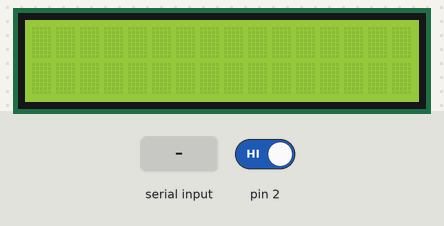
Bench run of a sketch on a simulated Arduino Mega 2560, built with avr-gcc and run on an emulated ATmega2560. On the bench: 16×2 character LCD. Inputs (shaded band) come from the test bench; at power-on: pin 2 HIGH. The modem accepts every AT command (registered, SIM ready, sends succeed) and sends nothing else; what the sketch prints to the serial monitor is not drawn.

Above: at 0.8 s.
0.9 s: pin 2 driven LOW
2.4 s: "n\n" received over the second serial link
At 25.7 s:
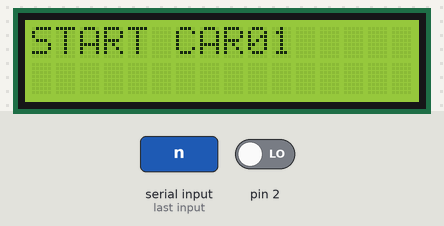
At 32.6 s:
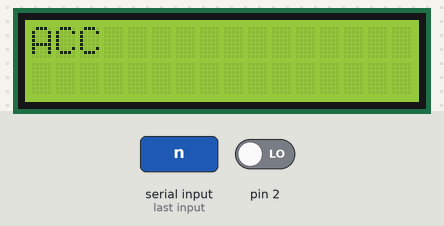
Timing chart, 0 to 33.5 s (numbered marks = the images above; inputs shaded):
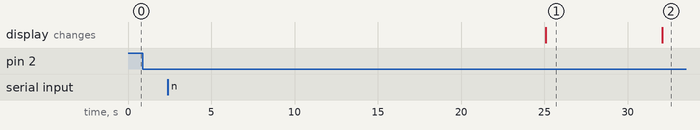

Measured:
- after the input at 0.9 s, every drawn part: stays the same
- what the display in image 1 shows lasts 7.0 s, from 25.1 s to 32.1 s

The sketch:

prj_wed2pm_car01.ino
```cpp
#define F_CPU 16000000L
#include <avr/io.h>
#include <util/delay.h>
#include <avr/interrupt.h>
#include <string.h>
#include <Wire.h>
#include <LiquidCrystal_I2C.h>

#define set_bit(value, bit) ( _SFR_BYTE(value) |= _BV(bit) )
#define clear_bit(value, bit) ( _SFR_BYTE(value) &= ~_BV(bit) )
#define DEBUG true

LiquidCrystal_I2C lcd(0x3F,16,2);  // set the LCD address to 0x27 for a 16 chars and 2 line display

void Initial(void);
void Init_wifi(void);
void sendData(String command, const int timeout, boolean debug);

volatile int timer_count = 0;
volatile bool accFlag = false;
volatile uint8_t state = 1;


int main(void){
  //String lati = "w33.454634\r\n";
  //String longi = "k126.562996\r\n";
  String income_wifi = "";
  String income_bluetooth = "";
  String income_usb = "";
  String wifi_temp ="";

  int index = 0;
  int process_data = 0;
  char buff[25] = "";
  char lati[25] = "";
  char longi[25] = "";
  char data;
  int wf = 0;

  init();               //초기화
  lcd.init();           //LCD초기화
  lcd.backlight();
  Initial();            //register setting
  Init_wifi();          //wifi setting
  sei();                //interrupt enable

  lcd.print("START CAR01");

  while(1){
    //usb -> wifi
    if(Serial.available()){
      Serial2.write(Serial.read());
    }

    if(Serial2.available()){
      Serial.println("bl");
      data = Serial2.read();
      if(data == 'n' || data == 'e'){
        if(data == 'n') wf=1;
        else wf=2;
        Serial.println(data);
        process_data = 1;
        Serial.println("pro_1");
      }
      else if(data == '\r'){
        Serial.println("pro_2");
        process_data = 2;
      }
      if(process_data == 1){
        buff[index] = data;
        index++;
        Serial.println(data);
      }
      else if(process_data == 2){
        Serial.print("============wf:");
        Serial.println(wf);
        buff[index] = '\r';
        if(wf == 1) {
          strcpy(lati,buff);
          lati[index+1] = '\n';
          Serial.println(lati);
        }
        else if(wf == 2){
          strcpy(longi,buff);
          longi[index+1] = '\n';
          Serial.println(lati);
          Serial.println(longi);
        }
        index = 0;
        process_data = 0;
        wf = 0;
      }
    }


     if(Serial1.available()){
      Serial.write(Serial1.read());
    }

    if(accFlag == true){
      //사고시 동작
      sendData("AT+CIPSTART=\"TCP\",\"192.168.2.1\",8082\r\n",5000,DEBUG);
      sendData("AT+CIPSEND=18\r\n",500,DEBUG);
      sendData(lati,500,DEBUG);

      sendData("AT+CIPSEND=18\r\n",500,DEBUG);
      sendData(longi,500,DEBUG);

      Serial2.println("ACC");

      lcd.clear();
      lcd.setCursor(0,0);
      lcd.print("ACC");
      lcd.print(lati);
      lcd.setCursor(0,1);
      lcd.print(longi);
      accFlag = false;
    }
    else{
      //평소 동작
      if(timer_count == 5){
        Serial.println("timer on");
          timer_count = 0;
      }
    }
  }
  return 0;
}

//=========================== register setting
void Initial(void){
  // uart0 (20,21)(컴퓨터)
  Serial.begin(115200);                 //baud rate
  Serial.setTimeout(100);              //최대 5초까지 응답 대기
  Serial.println("Micom_1 Start\n");    //Micom_n Start
  Serial.setTimeout(100);              //최대 5초까지 응답 대기

  // uart1 (18,19)(wifi)
  Serial1.begin(115200);                //baud rate
  Serial1.setTimeout(100);             //최대 5초까지 응답 대기

  // uart2 (16,17)(bluetooth)
  Serial2.begin(115200);                //baud rate
  Serial2.setTimeout(100);             //최대 5초까지 응답 대기

  // INT4
  EIMSK |= (1 << INT4);                 //INT4 enable
  EICRB |= (1 << ISC41);                //Falling edge interrupt
  clear_bit(DDRE, 1);                   //PORTE 입력
  set_bit(PORTE, 1);                    //풀업 저항

  // timer/counter 1
  TCCR1A = 0;
  TCCR1B = 0;
  TCNT1 = 0;
  OCR1A = 15625;                        //0.000064s*15625=1s 주기 (MAX=65536)
  TCCR1B |= (1 << WGM12);               //CTC mode
  TCCR1B |= (1 << CS12);                //256 prescalar, 16M/256=62,500, 1clock=0.000016s
  TCCR1B |= (1 << CS10);                //1024 prescalar, 16M/1024=15,625, 1clock=0.000064s
//  TIMSK1 |= (1 << OCIE1A);              //enable timer compare interrupt
}

//=========================== wifi_setting
void Init_wifi(void){
  //sendData(command, timeout, bebug)
  //CAR-0n, 192.168.10n.1, 800n
  sendData("AT+RST\r\n",5000,DEBUG);                                  // reset module
  sendData("AT+CWMODE=1\r\n",5000,DEBUG);                             // configure as access point, <MODE_1=station, 2=AP, 3=station+AP>
  sendData("AT+CWJAP=\"CAR-02\",\"1234test\"\r\n",10000,DEBUG);
  sendData("AT+CIPSTART=\"TCP\",\"192.168.2.1\",8082\r\n",5000,DEBUG);
}

//=========================== Timer/Counter1
ISR(TIMER1_COMPA_vect){
  Serial.println(timer_count);
  timer_count++;
}

ISR(INT4_vect){
  Serial.println("accFlag_ON");
  accFlag = true;
}

//=========================== send data by wifi
void sendData(String command, const int timeout, boolean debug) {
  String response = "";
  Serial1.print(command); // send the read character to the wifi
  long int time = millis();
  while( (time+timeout) > millis()) {
    while(Serial1.available()) {  // The esp has data so display its output to the serial window
      char c = Serial1.read(); // read the next character.
      response+=c;
    }
  }
  if(debug) Serial.print(response);
  return 0;
}
```
